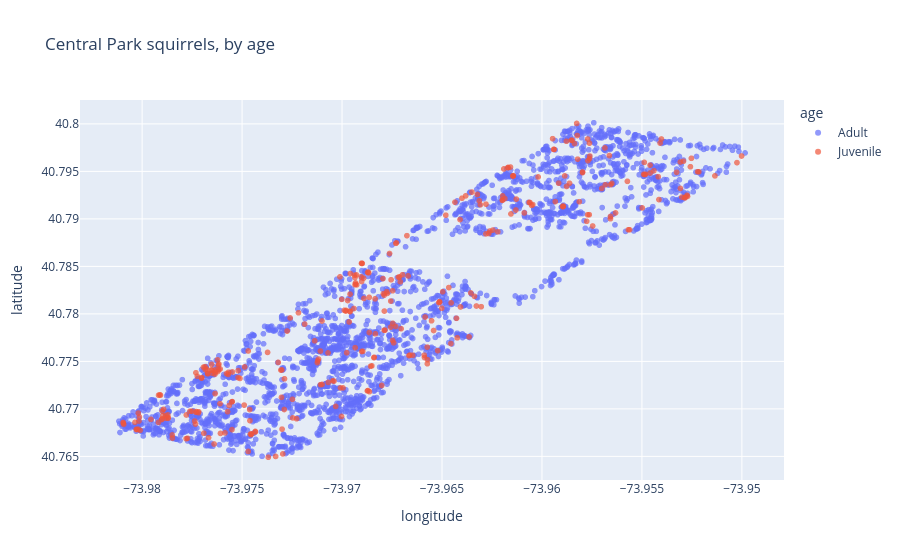

Source (notebook cell):
### Markdown cell above
## The interactivity is the point

Try these on the charts above:

- **Hover** a bar or point for exact values
- **Click and drag** to zoom; **double-click** to reset
- **Click a legend entry** to hide or isolate that group

None of that is possible in a static image.

### Code cell
# color the map by age instead: same call, one changed argument
age = df.dropna(subset=["age"])
age = age[age["age"].isin(["Adult", "Juvenile"])]

fig = px.scatter(
    age, x="x", y="y", color="age",
    labels={"x": "longitude", "y": "latitude"},
    title="Central Park squirrels, by age",
)
fig.update_traces(marker=dict(size=6, opacity=0.7))
fig

### Figure 1 — Plotly figure (JSON) as saved in the notebook; plotly's stock layout.template omitted (floating-point values rounded to 4 significant figures; data arrays with more than 128 entries replaced by an {"elided": "..."} marker saying what was removed)
{"data": [{"hovertemplate": "age=Adult<br>longitude=%{x}<br>latitude=%{y}<extra></extra>", "legendgroup": "Adult", "marker": {"color": "#636efa", "opacity": 0.7, "size": 6, "symbol": "circle"}, "mode": "markers", "name": "Adult", "showlegend": true, "type": "scattergl", "x": {"elided": "2568 float values"}, "xaxis": "x", "y": {"elided": "2568 float values"}, "yaxis": "y"}, {"hovertemplate": "age=Juvenile<br>longitude=%{x}<br>latitude=%{y}<extra></extra>", "legendgroup": "Juvenile", "marker": {"color": "#EF553B", "opacity": 0.7, "size": 6, "symbol": "circle"}, "mode": "markers", "name": "Juvenile", "showlegend": true, "type": "scattergl", "x": {"elided": "330 float values"}, "xaxis": "x", "y": {"elided": "330 float values"}, "yaxis": "y"}], "layout": {"legend": {"title": {"text": "age"}, "tracegroupgap": 0}, "title": {"text": "Central Park squirrels, by age"}, "xaxis": {"anchor": "y", "domain": [0.0, 1.0], "title": {"text": "longitude"}}, "yaxis": {"anchor": "x", "domain": [0.0, 1.0], "title": {"text": "latitude"}}}}
